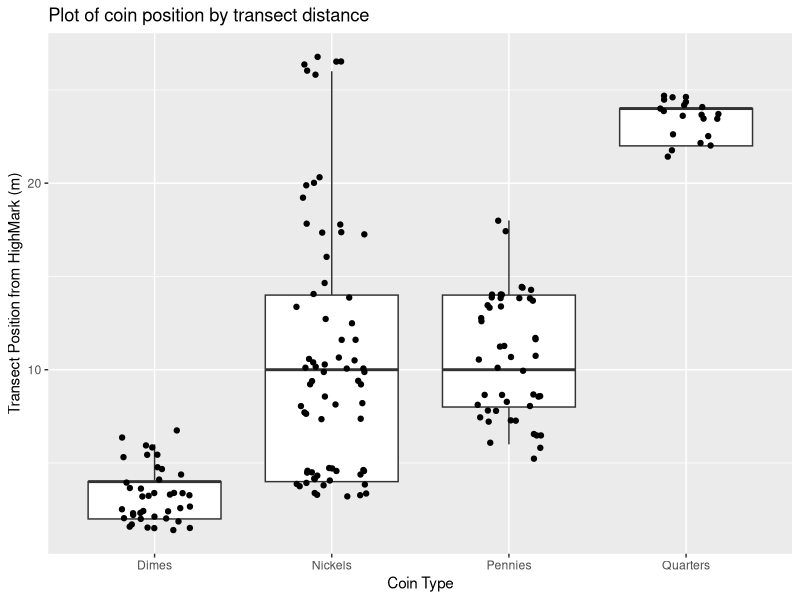

This figure's R source:
### coin simulation on pool transect ###

# packages

library(ggplot2)

# locations

PennyLocation <- c(6, 6, 6, 6, 6, 6, 8, 8, 8, 8, 8, 8, 8, 8, 8, 8, 8, 8, 8, 8, 10, 10, 10, 10, 10, 12, 12, 12, 12, 12, 12, 14, 14, 14, 14, 14, 14, 14, 14, 14, 14, 14, 14, 14, 14, 18, 18)
NickelLocation <- c(4, 4, 4, 4, 4, 4, 4, 4, 4, 4, 4, 4, 4, 4, 4, 4, 4, 4, 4, 4, 4, 4, 4, 8, 8, 8, 8, 8, 8, 8, 8, 10, 10, 10, 10, 10, 10, 10, 10, 10, 10, 10, 10, 10, 10, 10, 12, 12, 12, 12, 14, 14, 14, 14, 16, 18, 18, 18, 18, 18, 20, 20, 20, 20, 26, 26, 26, 26, 26, 26)
DimeLocation <- c(2, 2, 2, 2, 2, 2, 2, 2, 2, 2, 2, 2, 2, 2, 2, 2, 2, 2, 2, 4, 4, 4, 4, 4, 4, 4, 4, 4, 4, 4, 4, 4, 4, 6, 6, 6, 6, 6, 6, 6)
QuarterLocation <- c(22, 22, 22, 22, 22, 22, 24, 24, 24, 24, 24, 24, 24, 24, 24, 24, 24, 24, 24, 24)

# dataframes

Pennies.df <- data.frame(A=PennyLocation,B="Pennies")
Nickels.df <- data.frame(A=NickelLocation,B="Nickels")
Dimes.df <- data.frame(A=DimeLocation,B="Dimes")
Quarters.df <- data.frame(A=QuarterLocation,B="Quarters")

# combining data frames

AllCoinsLoc.df <- rbind(Pennies.df,Nickels.df,Dimes.df,Quarters.df)

# plot

ggplot(AllCoinsLoc.df,aes(x=B,y=A)) +
  geom_boxplot() +
  geom_jitter(position=position_jitter(0.2)) +
  labs(title="Plot of coin position by transect distance",
       x="Coin Type", y="Transect Position from HighMark (m)")

# ANOVA test

aovCoinLoc <- aov(A ~ B, data=AllCoinsLoc.df)
print(model.tables(aovCoinLoc,"means"),digits=3)
summary(aovCoinLoc)

# tukey test

tuk<-TukeyHSD(aovCoinLoc)
tuk